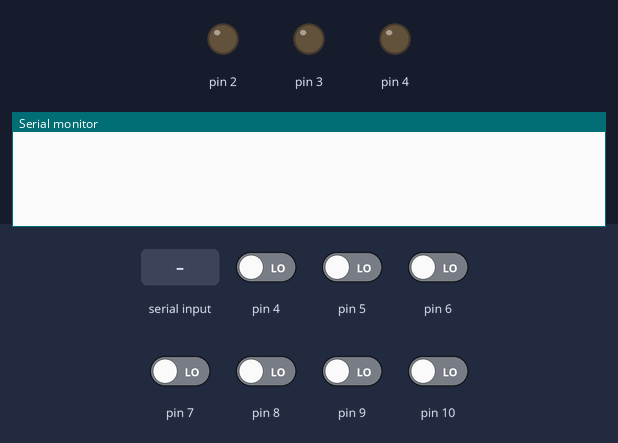
The program below on a simulated Arduino Uno, built with avr-gcc and run on an emulated ATmega328P. Shown: output pins drawn as LEDs (lit = HIGH), the last lines printed to the serial monitor. The test bench sets the inputs (shaded band); at power-on: pin 4–10 LOW.

Above: at 1.2 s.
1.3 s: "90,45\n" received over Serial
At 2.2 s:
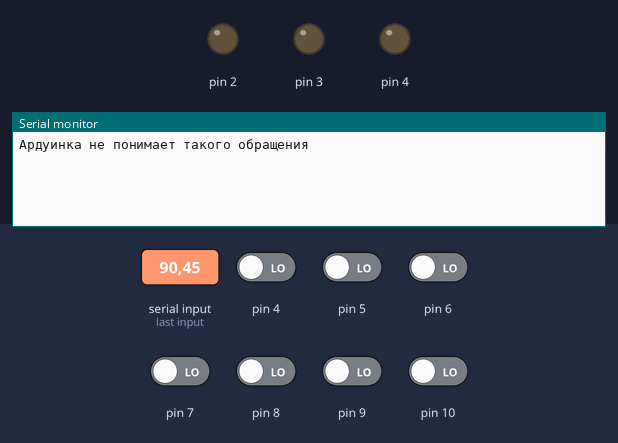
2.8 s: pin 4 driven HIGH
At 3.9 s:
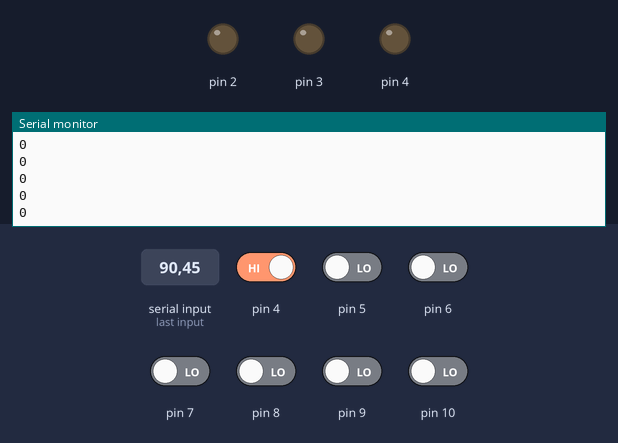

Measured:
- after the input at 1.3 s, the serial monitor: prints a new line at once (image 1)
- after the input at 2.8 s, the serial monitor: prints a new line at once (image 2)

The program:

main.cpp
```cpp
#include <Arduino.h>

int s;
double pi = 3.1415;

class toPLD
{
private:
  int CMD; //Содержит введенную команду
  int r;   //Разрядность шины
  int fp;  //Отвечает за номер первого пина на плате. Последующие пины - старшие разряды
  int rRD; //Hазрядность принимаемых данных
  int startRD = fp + (r + 1);
  int count;        //Количество отсчетов сигнала
  void toBIN(int x) //Метод, преобразующий введенную команду в код на управляющей шине
  {
    for (int i = r - 1; i >= 0; --i)
    {
      int f = ((int)((x >> i) & 1)); //преобразование куска числа в двоичный код, начиная со старшего разряда
      switch (f)
      {
      case 1:
        digitalWrite(i + fp, HIGH);
        break;
      case 0:
        digitalWrite(i + fp, LOW);
        break;
      }
    }
    digitalWrite(r + fp, HIGH); //Импульс READY, означает окончание формирования сигнала на шине
    delay(1000);
    digitalWrite(r + fp, LOW);
  }
  void setPins() //Инициализирует выходные пины в зависимости от разрядности шины
  {
    for (int i = fp; i <= r + fp; i++)
    {
      pinMode(i, OUTPUT);
    }
    for (int i = r + fp + 1; i <= r + fp + rRD; i++)
    {
      pinMode(i, INPUT);
    }
  }

  void fromPLD() //Принимает код с шины ПЛИС, преобразует в десятичное число, выводит в порт
  {
    String s = "";
    for (int i = fp + (r + 1); i <= fp + r + rRD; i++)
    {
      int c = digitalRead(i);
      s += (char)('0' + c);
    }
    int result = 0;
    for (int i = s.length() - 1, pos = 0; i >= 0; i--, ++pos)
      result += s[i] == '0' ? 0 : 1 << pos;
    Serial.println(result);
  }

public:
  void getSignal() //Получаем числа с шины данных и выводим в порт
  {
    for (int i = 0; i < count; i++)
    {
      digitalWrite(fp + r + rRD + 1, HIGH);
      fromPLD();
      digitalWrite(fp + r + rRD + 1, LOW);
    }
    Serial.println("END"); //Для завершения цикла записи в файл в Python
  }

  toPLD(int x, int y, int z, int j) //Конструктор класса
  {
    r = x;     //Разрядность шины управления
    fp = y;    //Первый пин. Порядок: пины управления -> пин RDY -> шина приема данных -> пин RDY для шины данных
    rRD = z;   //Разрядность шины данных
    count = j; //Количество отсчетов сигнала с плис
  }
  void updPins() //Задает управляющий сигнал на шине. Вызывать как метод экземпляра класса после setCMD
  {
    setPins();
    if (CMD != -1)
      toBIN(CMD);
  }

  int getCMD() //Просто так
  {
    return CMD;
  }

  void setCMD(int v) //Безопасный ввод управляющего кода в класс, вызывать после serial read
  {
    if ((v >= 0) && (v <= pow(2, r) - 1)) //Команд может оказаться меньше чем позволяет разрядность шины, стоит сделать исключение на ПЛИС
      CMD = v;
    else
    {
      Serial.println("Ардуинка не понимает такого обращения"); //Исключение, ничего не выполняется
      CMD = -1;                                                //Несуществующая команда чтобы не пройти проверку IF в updPins()
    }
  }
};

void setup()
{
  Serial.begin(9600);
}

void loop()
{
  toPLD arduino(2, 2, 6, 16384); //Разрядность упр. шины, первый пин, разрядность шины данных, количество отсчетов сигнала
  while (true)                 //Это кривое говно нужно чтобы не переопределять экземпляр каждую итерацию
  {
    if (Serial.available())
    {
      String ss = Serial.readStringUntil('\n');
      if (ss != "")
      {
        int s = atoi(ss.c_str());
        arduino.setCMD(s);
        arduino.updPins(); //Обновляем управляющий сигнал
        delay(500);

        pinMode(4, INPUT);
        pinMode(13, INPUT);

        while (digitalRead(4) != 1)
        {

        }

        arduino.getSignal(); //Получаем отсчеты сигнала с ПЛИС
      }
    }
  }
}
```
